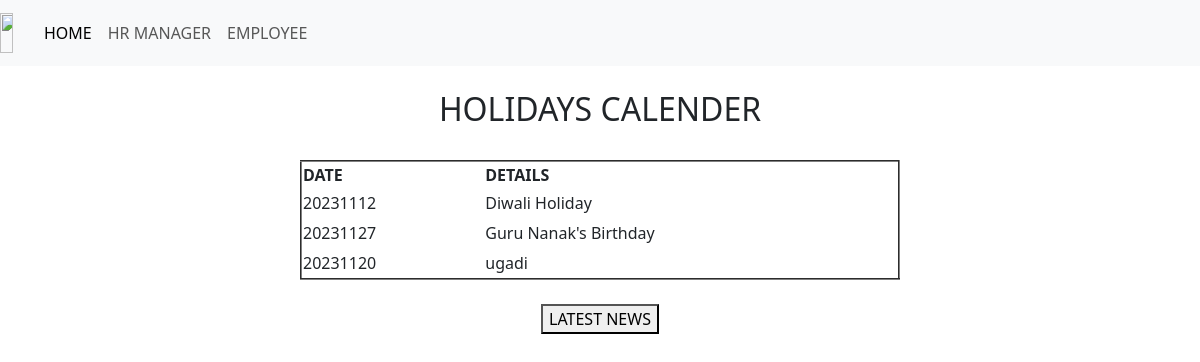
Screenshot of /hldy/ with the database file from the repository.
### app1/models.py (models this page shows)
class Calender(models.Model):
	Date=models.IntegerField()
	Occation=models.CharField(max_length=250)

### app1/views.py (the view)
# urls.py: path('hldy/', views.hldyview),
def hldyview(request):
	ch=Calender.objects.all()
	return render(request,'app1/hldy.html',{'c':ch})

### app1/middle.py (called while the page is built)
	def __call__(self,request):
		response=self.get_response(request)
		return response

### templates/app1/hldy.html (shortened to what this page needs)
{%extends "app1/home.html"%}
{%block body_block%}
<center>
<br>
<h2>HOLIDAYS CALENDER</h2>
<br>
<table border=2; style="width: 600px; height: 120px">
	<thead>
		<th>DATE</th>
		<th>DETAILS</th>
	</thead>
{%for i in c%}
<tr>
	<td>{{i.Date}}</td>
	<td>{{i.Occation}}</td>
</tr>
{%endfor%}
</table>
<br>
<a href="/latestnws"><button>LATEST NEWS</button></a>
</center>
{%endblock%}

### rows the page displays
Calender: Date "20231112", Occation "Diwali Holiday"
Calender: Date "20231127", Occation "Guru Nanak's Birthday"
Calender: Date "20231120", Occation "ugadi"
